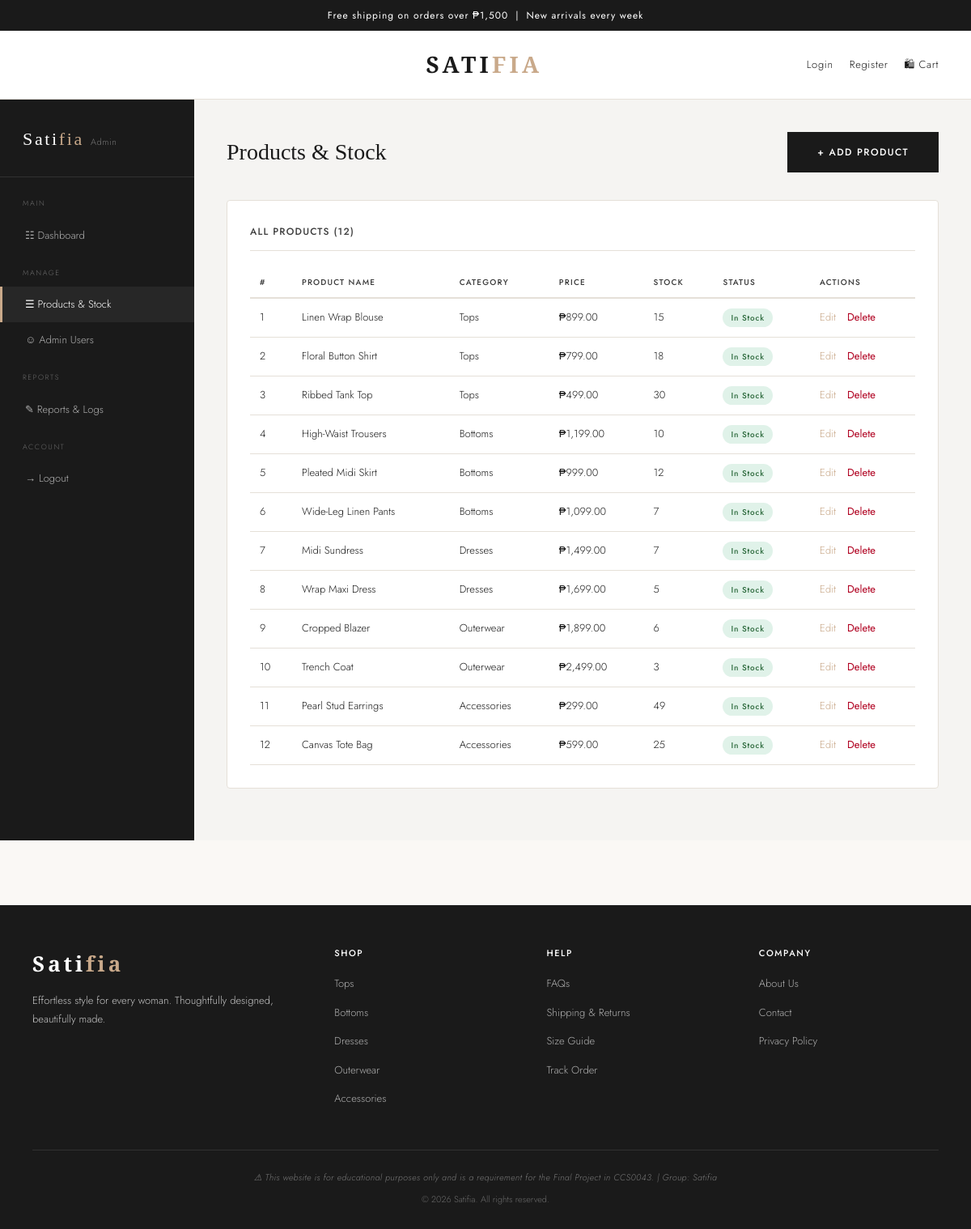
Screenshot of /admin/products.php (signed in) with the database file from the repository.
### tables this page shows
CREATE TABLE `tblproducts` (
  `id` int(11) NOT NULL,
  `name` varchar(150) NOT NULL,
  `category` varchar(50) NOT NULL,
  `image` varchar(150) NOT NULL DEFAULT '',
  `price` decimal(10,2) NOT NULL,
  `stock` int(11) NOT NULL DEFAULT 0,
  `date_created` timestamp NOT NULL DEFAULT current_timestamp()
);

### admin/products.php (the view, shortened to what this page needs)
<?php
    include('../db.php');
    include('../include/header.php');
    $sql = "SELECT * FROM tblproducts ORDER BY id ASC";
    $result = mysqli_query($conn, $sql);
    $total_products = mysqli_num_rows($result);
?>
<div class="admin-layout">
    <?php include('include/admin_sidebar.php'); ?>
    <main class="admin-main">
        <div class="admin-topbar">
            <h1 class="admin-page-title">Products &amp; Stock</h1>
            <a href="product_form.php" class="btn-primary">+ Add Product</a>
        </div>
        <div class="admin-card">
            <p class="admin-card-title">All Products (<?= $total_products; ?>)</p>
            <table class="admin-table">
                <thead>
                    <tr>
                        <th>#</th>
                        <th>Product Name</th>
                        <th>Category</th>
                        <th>Price</th>
                        <th>Stock</th>
                        <th>Status</th>
                        <th>Actions</th>
                    </tr>
                </thead>
                <tbody>
                    <?php while($p = mysqli_fetch_assoc($result)): ?>
                    <tr>
                        <td><?= $p['id']; ?></td>
                        <td><?= htmlspecialchars($p['name']); ?></td>
                        <td><?= htmlspecialchars($p['category']); ?></td>
                        <td>&#8369;<?= number_format($p['price'], 2); ?></td>
                        <td><?= $p['stock']; ?></td>
                        <td>
                            <span class="badge <?= $p['stock'] > 0 ? 'badge-active' : 'badge-inactive'; ?>">
                                <?= $p['stock'] > 0 ? 'In Stock' : 'Out of Stock'; ?>
                            </span>
                        </td>
                        <td>
                            <a href="product_form.php?id=<?= $p['id']; ?>" style="color: var(--nude); font-size: 13px; margin-right:10px;">Edit</a>
                            <form action="process/delete_product.php" method="post" style="display:inline;">
                                <button type="submit" name="submit"
                                    style="background:none; border:none; color: var(--danger); font-size:13px; cursor:pointer; font-family: var(--font-body);"
                                    onclick="return confirm('Delete this product?')">Delete</button>
                            </form>
                        </td>
                    </tr>
                    <?php endwhile; ?>
                </tbody>
            </table>
        </div>
    </main>
</div>
<?php
    include('../include/footer.php');
?>

### css/style.css (style rules this page uses)
*, *::before, *::after { margin: 0; padding: 0; box-sizing: border-box; }
:root { --cream: #FAF8F5; --white: #FFFFFF; --black: #1A1A1A; --charcoal: #3D3D3D; --nude: #C9A98A; --nude-lt: #EDE0D4; --border: #E5E0D8; --danger: #B00020; --success: #2E6B3E; --font-display: 'Cormorant Garamond', serif; --font-body: 'Jost', sans-serif; }
body { background-color: var(--cream); color: var(--black); font-family: var(--font-body); font-weight: 300; font-size: 15px; line-height: 1.7; }
a { color: inherit; text-decoration: none; }
.btn-primary { display: inline-block; background-color: var(--black); color: var(--white); padding: 14px 36px; font-family: var(--font-body); font-size: 12px; font-weight: 500; letter-spacing: 0.12em; text-transform: uppercase; border: 1.5px solid var(--black); cursor: pointer; transition: background-color 0.25s, color 0.25s; text-decoration: none; }
.admin-layout { display: grid; grid-template-columns: 240px 1fr; min-height: 100vh; }
.admin-main { background-color: #F5F4F2; padding: 40px; }
.admin-topbar { display: flex; justify-content: space-between; align-items: center; margin-bottom: 34px; }
.admin-page-title { font-family: var(--font-display); font-size: 28px; font-weight: 300; }
.admin-card { background-color: var(--white); border: 1px solid var(--border); border-radius: 4px; padding: 28px; margin-bottom: 24px; }
.admin-card-title { font-size: 12px; font-weight: 500; letter-spacing: 0.1em; text-transform: uppercase; color: var(--charcoal); margin-bottom: 20px; padding-bottom: 12px; border-bottom: 1px solid var(--border); }
.admin-table { width: 100%; border-collapse: collapse; font-size: 13px; }
.admin-table th { text-align: left; font-size: 10px; letter-spacing: 0.12em; text-transform: uppercase; color: var(--charcoal); font-weight: 500; padding: 10px 12px; border-bottom: 2px solid var(--border); }
.admin-table td { padding: 12px 12px; border-bottom: 1px solid var(--border); vertical-align: middle; }
.badge { display: inline-block; padding: 3px 10px; font-size: 10px; letter-spacing: 0.08em; font-weight: 500; border-radius: 20px; }
.badge-active { background-color: #e0f2e9; color: var(--success); }

### rows the page displays
tblproducts: id "1", name "Linen Wrap Blouse", category "Tops", price "899.00", stock "15", shows "In Stock"
tblproducts: id "2", name "Floral Button Shirt", category "Tops", price "799.00", stock "18", shows "In Stock"
tblproducts: id "3", name "Ribbed Tank Top", category "Tops", price "499.00", stock "30", shows "In Stock"
tblproducts: id "4", name "High-Waist Trousers", category "Bottoms", price "1,199.00", stock "10", shows "In Stock"
tblproducts: id "5", name "Pleated Midi Skirt", category "Bottoms", price "999.00", stock "12", shows "In Stock"
tblproducts: id "6", name "Wide-Leg Linen Pants", category "Bottoms", price "1,099.00", stock "7", shows "In Stock"
tblproducts: id "7", name "Midi Sundress", category "Dresses", price "1,499.00", stock "7", shows "In Stock"
tblproducts: id "8", name "Wrap Maxi Dress", category "Dresses", price "1,699.00", stock "5", shows "In Stock"
tblproducts: id "9", name "Cropped Blazer", category "Outerwear", price "1,899.00", stock "6", shows "In Stock"
tblproducts: id "10", name "Trench Coat", category "Outerwear", price "2,499.00", stock "3", shows "In Stock"
tblproducts: id "11", name "Pearl Stud Earrings", category "Accessories", price "299.00", stock "49", shows "In Stock"
tblproducts: id "12", name "Canvas Tote Bag", category "Accessories", price "599.00", stock "25", shows "In Stock"

### other values shown
$total_products "12"
